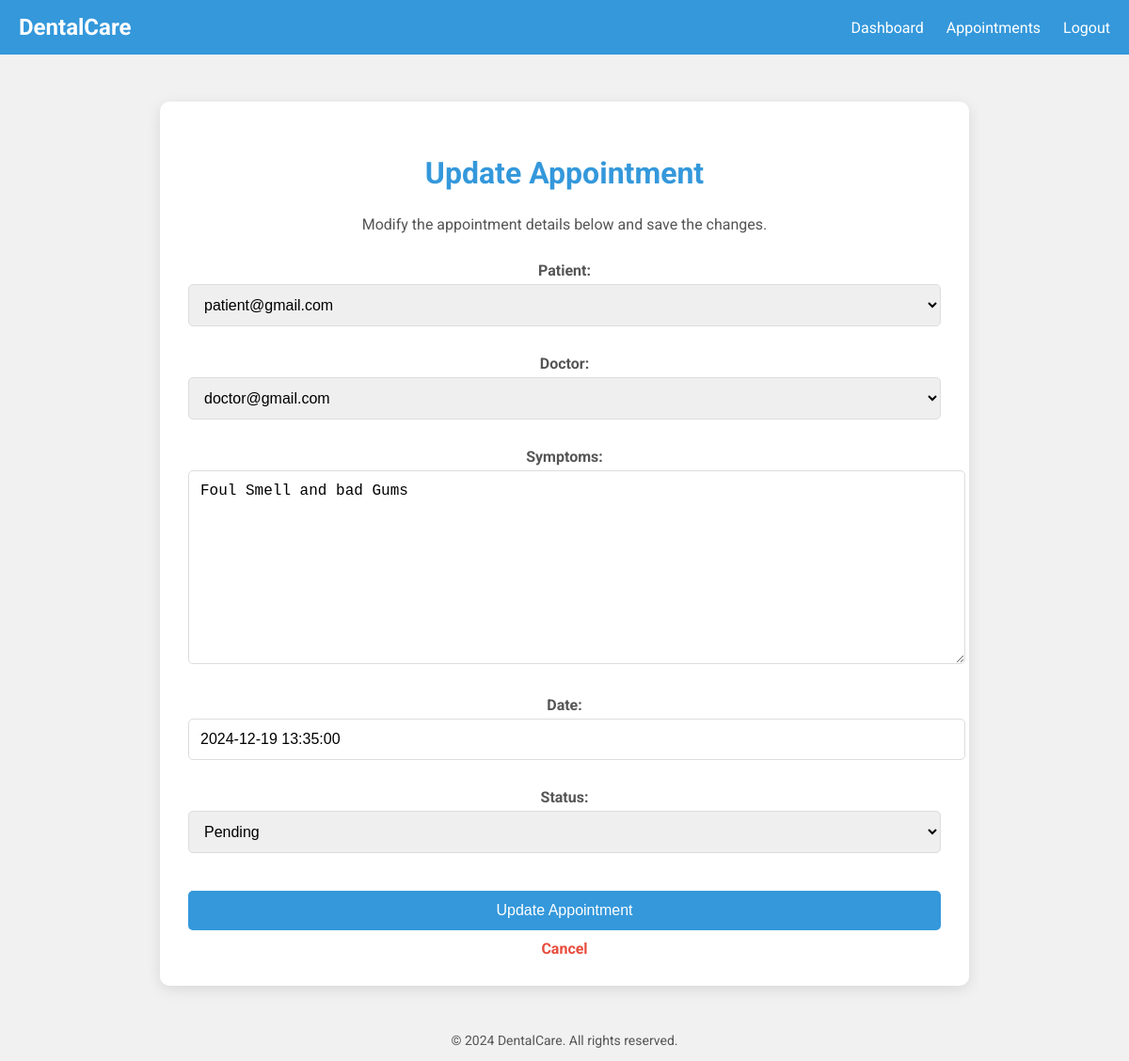
/staff/update_appointment/1/, run on the app's committed database.
### appointment/models.py (models this page shows, shortened)
class Appointment(models.Model):
    class Status(models.TextChoices):
        PENDING = "Pending", "Pending"
        RESCHEDULED = "Rescheduled", "Rescheduled"
        COMPLETED = "Completed", "Completed"
    patient = models.ForeignKey(
        settings.AUTH_USER_MODEL,
        on_delete=models.CASCADE,
        limit_choices_to={'role': MyUser.Role.PATIENT},
        related_name="appointments"
    )
    doctor = models.ForeignKey(
        settings.AUTH_USER_MODEL,
        on_delete=models.SET_NULL,
        limit_choices_to={'role': MyUser.Role.DOCTOR},
        related_name="assigned_appointments",
        null=True,
        blank=True
    )
    created_by = models.ForeignKey(
        settings.AUTH_USER_MODEL,
        on_delete=models.CASCADE,
        limit_choices_to={'role': MyUser.Role.ADMIN},
        related_name="created_appointments"
    )
    symptoms = models.TextField()
    date = models.DateTimeField()
    status = models.CharField(
        max_length=20,
        choices=Status.choices,
        default=Status.PENDING
    )
    created_at = models.DateTimeField(auto_now_add=True)
    updated_at = models.DateTimeField(auto_now=True)

### staff/views.py (the view, shortened to what this page needs)
# urls.py: path('update_appointment/<int:pk>/', UpdateAppointmentView.as_view(), name='updateappointment'),
class UpdateAppointmentView(UpdateView):
    template_name='staff/update_appointment.html'
    model=Appointment
    fields=['patient', 'doctor', 'symptoms', 'date', 'status']

### userauth/models.py (called while the page is built)
    def __str__(self):
        return self.email

### staff/Templates/staff/update_appointment.html (shortened to what this page needs)
<!DOCTYPE html>
<html lang="en">
<head>
</head>
<body>
    <div class="navbar">
        <div class="logo">DentalCare</div>
        <div>
            <a href="">Dashboard</a>
            <a href="">Appointments</a>
            <a href="{% url 'logout' %}">Logout</a>
        </div>
    </div>
    <div class="container">
        <h2>Update Appointment</h2>
        <p>Modify the appointment details below and save the changes.</p>
        <form method="post">
            {{ form.as_p }}
            <button type="submit">Update Appointment</button>
        </form>
        <div class="cancel-link">
            <a href="{% url 'staffdashboardhome' %}">Cancel</a>
        </div>
    </div>
    <div class="footer">
        <p>&copy; 2024 DentalCare. All rights reserved.</p>
    </div>
</body>
</html>

### staff/Templates/staff/update_appointment.html (style rules this page uses)
body { font-family: 'Roboto', sans-serif; margin: 0; padding: 0; background: #f1f1f1; color: #333; }
.navbar { background-color: #3498db; padding: 15px 20px; display: flex; justify-content: space-between; align-items: center; color: white; }
.navbar .logo { font-size: 24px; font-weight: bold; }
.navbar a { color: white; text-decoration: none; margin-left: 20px; font-size: 16px; transition: color 0.3s ease; }
.container { max-width: 800px; margin: 50px auto; background: #fff; padding: 30px; border-radius: 10px; box-shadow: 0 4px 15px rgba(0, 0, 0, 0.1); }
.container h2 { font-size: 2rem; color: #3498db; text-align: center; }
.container p { text-align: center; color: #555; margin: 10px 0 20px; }
form { display: flex; flex-direction: column; }
form label { font-weight: bold; margin-top: 10px; }
form input, form select, form textarea { width: 100%; padding: 12px; margin-top: 5px; border: 1px solid #ddd; border-radius: 5px; font-size: 16px; }
form button { margin-top: 20px; padding: 12px 20px; background: #3498db; color: #fff; border: none; border-radius: 5px; cursor: pointer; font-size: 16px; transition: background 0.3s ease; }
.cancel-link { text-align: center; margin-top: 10px; }
.cancel-link a { color: #e74c3c; text-decoration: none; font-weight: bold; transition: color 0.3s ease; }
.footer { margin-top: 30px; text-align: center; color: #555; font-size: 14px; }

### data on the page
Appointment: patient "patient@gmail.com", doctor "doctor@gmail.com", symptoms "Foul Smell and bad Gums", date "2024-12-19 13:35:00", status "Pending"
